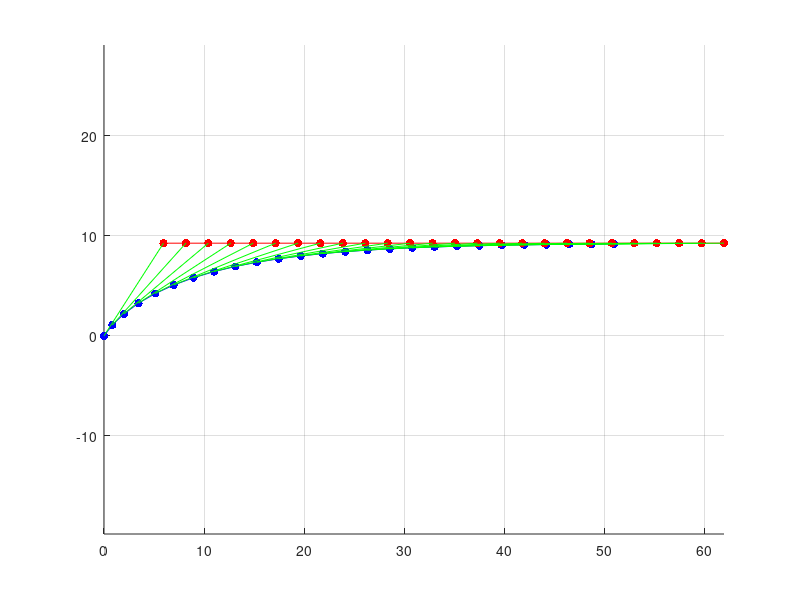

This chart was generated by the following MATLAB code:
gamma = 1;
% th_end = 0.01;
% th_step = 0.1;
% th = gamma:-th_step:th_end;

t = 0:0.2:5;
v = 11.2;
L = 11;

th = pi-2*atan(tan((pi-gamma)/2)*exp(v/L*t));
trailer.x = -(L*(log(tan(th/2))+cos(th)) - L*(log(tan(gamma/2))+cos(gamma)));
trailer.y = -(L*sin(th) - L*sin(gamma));
tractor.x = t*v + L*cos(gamma);
tractor.y = 0*t + L*sin(gamma);

figure(1)
clf
hold on
plot(trailer.x,trailer.y,'Color','b')
scatter(trailer.x,trailer.y,'filled','o','MarkerFaceColor','b')
plot(tractor.x,tractor.y,'Color','r')
scatter(tractor.x,tractor.y,'filled','o','MarkerFaceColor','r')
for i = 1:length(t)
    plot([tractor.x(i) trailer.x(i)],[tractor.y(i) trailer.y(i)],'Color','g')
end


axis equal
grid on;